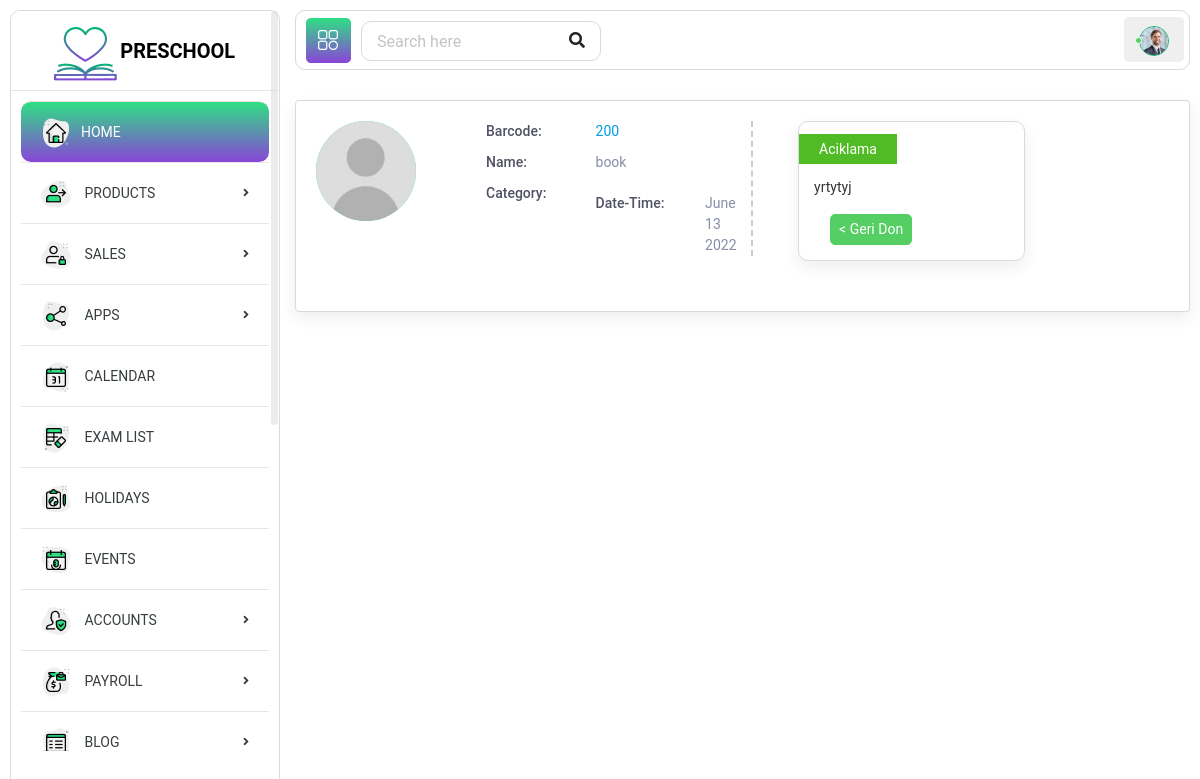
/product/book, run on the app's committed database.
### products/models.py (models this page shows, shortened)
class Product(models.Model):
    barcode                       = models.CharField(max_length=64, unique=True)
    name                          = models.CharField(max_length=64, unique=True)
    category                      = models.ManyToManyField(ProductCategory)
    count                         = models.IntegerField()
    buy_price                     = models.IntegerField()
    sell_price                    = models.IntegerField()
    currency_type                 = models.CharField(max_length=32, choices=currency_units, blank=True, null=True)
    datetime                      = models.DateTimeField(auto_now=True)
    image                         = models.ImageField(upload_to='product_images/', null=True, blank=True)
    description                   = models.TextField(max_length=512, null=True, blank=True)
    slug                          = models.SlugField(null=False, blank=True, unique=True, db_index=True, editable=False)
    class Meta:
        ordering = ['-datetime']

class ProductCategory(models.Model):
    category                      = models.CharField(max_length=64)
    slug                          = models.SlugField(null=False, blank=True, unique=True, db_index=True, editable=False)

### products/views.py (the view)
# urls.py: path('product/<slug:slug>', ProductDetail.as_view(), name="product_detail"),
class ProductDetail(DetailView):
    model = Product
    context_object_name = 'product'
    template_name = 'product/product_detail.html'

### products/templates/product/product_detail.html (shortened to what this page needs)
{% extends 'home/base.html' %}
{% load static %}
{% block content %}
    <body>
    <div class="main-wrapper">
        <div class="page-wrapper">
            <div class="content container-fluid">
                <div class="card-box m-b-0">
                    <div class="row">
                        <div class="col-md-12">
                            <div class="profile-view">
                                <div class="profile-img-wrap">
                                    <div class="profile-img">
                                        {% if product.image %}
                                            <a href="#"><img class="avatar" src="{{ product.image.url }}" alt=""></a>
                                        {% else %}
                                            <a href="#"><img class="avatar" src="{% static 'assets/img/user.jpg' %}"
                                                             alt=""></a>
                                        {% endif %}
                                    </div>
                                </div>
                                <div class="profile-basic">
                                    <div class="row">
                                        <div class="col-md-5">
                                            <div class="profile-info-left">
                                                <ul class="personal-info">
                                                    <li>
                                                        <span class="title">Barcode: </span>
                                                        <span class="text"><a href="#">{{ product.barcode }}</a></span>
                                                    </li>
                                                    <li>
                                                        <span class="title">Name:</span>
                                                        <span class="text">{{ product.name }}</span>
                                                    </li>
                                                    {% for category in product.category.all %}
                                                        <li>
                                                        <span class="title">Category:</span>
                                                    </li>
                                                    {% endfor %}
                                                    <li>
                                                        <span class="title">Date-Time:</span>
                                                        <span class="text">{{ product.datetime|date:"F  d  Y" }}</span>
                                                    </li>
                                                </ul>
                                            </div>
                                        </div>
                                        <div class="col-md-7">
                                            <div class="col-md-8 col-sm-12">
                                                <div class="ribbon-wrapper card">
                                                    <div class="card-body">
                                                        <div class="ribbon ribbon-success">Aciklama</div>
                                                        <p>{{ product.description }}</p>
                                                            <a style="margin-left: 1rem" href="{% url 'product_list' %}">
                                                            <button type="button" class="btn btn-success btn-sm mb-0.1">
                                                                < Geri Don
                                                            </button>
                                                        </a>
                                                    </div>
                                                </div>
                                            </div>
                                        </div>
                                    </div>
                                </div>
                            </div>
                        </div>
                    </div>
                </div>
            </div>
        </div>
    </div>
    </body>
{% endblock %}

### data on the page
Product: barcode "200", name "book", datetime "June 13 2022", description "yrtytyj"
